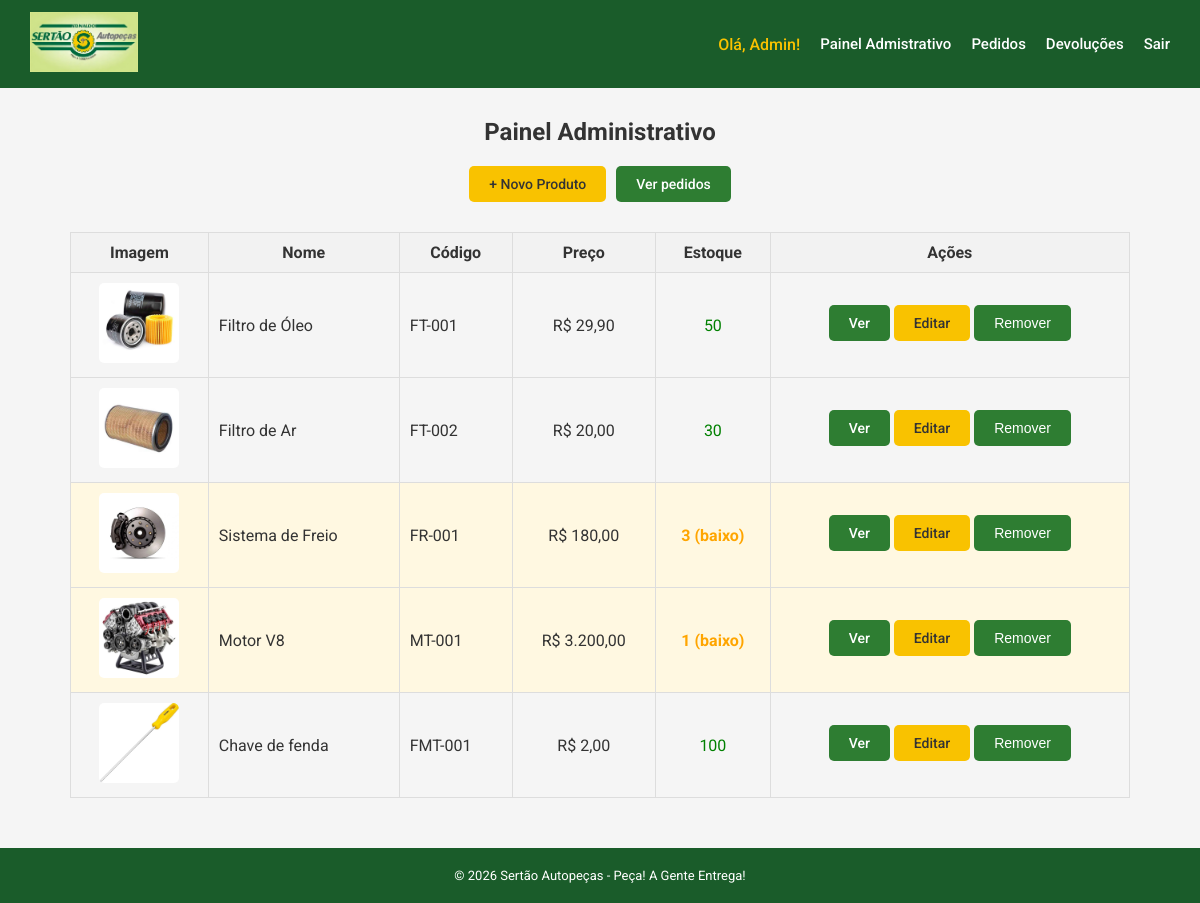
The app's page /admin (signed in) with its own data.
### app/models.py (models this page shows)
class Usuario(UserMixin, db.Model):
    id = db.Column(db.Integer, primary_key=True)
    nome = db.Column(db.String(100), nullable=False)
    email = db.Column(db.String(100), nullable=False, unique=True)
    senha = db.Column(db.String(100), nullable=False)
    perfil = db.Column(db.String(100), nullable=False)
    endereco = db.Column(db.String(200), nullable=True)
    cidade = db.Column(db.String(100), nullable=True)
    estado = db.Column(db.String(2), nullable=True)
    cep = db.Column(db.String(9), nullable=True)

class Produto(db.Model):
    id = db.Column(db.Integer, primary_key=True)
    nome = db.Column(db.String(100), nullable=False)
    codigo = db.Column(db.String(100), nullable=False, unique=True)
    categoria = db.Column(db.String(100), nullable=False)
    preco = db.Column(db.Float, nullable=False)
    quantidade = db.Column(db.Integer, nullable=False)
    imagem = db.Column(db.String(200), nullable=True)

### app/routes/admin.py (the view)
@admin.route('/admin')
@login_required
def painel_admin():
    if current_user.perfil != 'ADMIN':
        return redirect('/loja')
    produtos = Produto.query.all()
    return render_template('admin/inventario.html', produtos=produtos)

### app/models.py (called while the page is built)
@login_manager.user_loader
def load_user(user_id):
    return Usuario.query.get(int(user_id))

### app/templates/admin/inventario.html (shortened to what this page needs)
{% extends 'base.html' %}
{% block conteudo %}
<h2 style="text-align: center;">Painel Administrativo</h2>
<div style="margin-top: 20px; display: flex; justify-content: center; gap: 10px; flex-wrap: wrap;">
    <a href="/admin/produto/novo" class="btn btn-primary">
        + Novo Produto
    </a>
    <a href="/admin/pedidos" class="btn btn-secondary">
        Ver pedidos
    </a>
</div>
<table style="width: 100%; border-collapse: collapse; margin-top: 30px;">
    <thead>
        <tr style="background-color: #f2f2f2;">
            <th style="padding: 10px; border: 1px solid #ddd;">Imagem</th>
            <th style="padding: 10px; border: 1px solid #ddd;">Nome</th>
            <th style="padding: 10px; border: 1px solid #ddd;">Código</th>
            <th style="padding: 10px; border: 1px solid #ddd;">Preço</th>
            <th style="padding: 10px; border: 1px solid #ddd;">Estoque</th>
            <th style="padding: 10px; border: 1px solid #ddd;">Ações</th>
        </tr>
    </thead>
    <tbody>
    {% for produto in produtos %}
        <tr
            {% if produto.quantidade == 0 %}
                style="background-color: #ffe5e5;"
            {% elif produto.quantidade <= 5 %}
                 style="background-color: #fff8e1;"
            {% endif %}
            >
            <td style="padding: 10px; border: 1px solid #ddd; text-align: center;">
                {% if produto.imagem %}
                    <img src="/static/uploads/{{ produto.imagem }}"
                         style="width: 80px; height: 80px; object-fit: cover; border-radius: 5px;">
                {% else %}
                    <span>Sem imagem</span>
                {% endif %}
            </td>
            <td style="padding: 10px; border: 1px solid #ddd;">
                {{ produto.nome }}
            </td>
            <td style="padding: 10px; border: 1px solid #ddd;">
                {{ produto.codigo }}
            </td>
            <td style="padding: 10px; border: 1px solid #ddd; text-align: center;">
                R$ {{ produto.preco | moeda }}
            </td>
            <td style="padding: 10px; border: 1px solid #ddd; text-align: center;">
                {% if produto.quantidade > 0 %}
                    <span style="color: green;">
                        {% if produto.quantidade == 0 %}
                            <span style="color: red; font-weight: bold;">
                                Sem estoque
                            </span>
                        {% elif produto.quantidade <= 5 %}
                            <span style="color: orange; font-weight: bold;">
                                {{ produto.quantidade }} (baixo)
                            </span>
                        {% else %}
                            <span style="color: green;">
                                {{ produto.quantidade }}
                            </span>
                        {% endif %}
                    </span>
                {% else %}
                    <span style="color: red;">
                        Sem estoque
                    </span>
                {% endif %}
            </td>
            <td style="padding: 10px; border: 1px solid #ddd; text-align: center;">
                <a href="/produto/{{ produto.id }}"
                   class="btn btn-secondary"
                   style="margin-bottom: 5px; display: inline-block;">
                    Ver
                </a>
                <a href="/admin/produto/editar/{{ produto.id }}"
                   class="btn btn-primary"
                   style="margin-bottom: 5px; display: inline-block;">
                    Editar
                </a>
                <form action="/admin/produto/remover" method="POST" style="display: inline;">
                    <button type="submit" class="btn btn-secondary"
                            onclick="return confirm('Tem certeza que deseja remover este produto?')">
                        Remover
                    </button>
                </form>
            </td>
        </tr>
    {% endfor %}
    </tbody>
</table>
{% endblock %}

### app/templates/base.html (shortened to what this page needs)
<!DOCTYPE html>
<html lang="pt-BR">
<head>
</head>
<body>
<nav class="navbar">
    <a href="/loja">
        <img src="/static/logo.jpeg" alt="Sertão Autopeças">
    </a>
    <div class="navbar-links">
        {% if current_user.is_authenticated %}
            <span class="navbar-user">Olá, {{ current_user.nome }}!</span>
            {% if current_user.perfil == 'CLIENTE' %}
                <a href="/loja">Loja</a>
                <a href="/carrinho">Carrinho</a>
                <a href="/meus-pedidos">Meus Pedidos</a>
            {% else %}
                <a href="/admin">Painel Admistrativo</a>
                <a href="/admin/pedidos">Pedidos</a>
                <a href="/admin/devolucoes">Devoluções</a>
            {% endif %}
            <a href="/logout">Sair</a>
        {% else %}
            <a href="/loja">Loja</a>
            <a href="/login">Login</a>
            <a href="/cadastro">Cadastre-se</a>
        {% endif %}
    </div>
</nav>
<div class="container">
    {% block conteudo %}{% endblock %}
</div>
<footer class="footer">
    <p>© 2026 Sertão Autopeças - Peça! A Gente Entrega!</p>
</footer>
</body>
</html>

### app/templates/base.html (style rules this page uses)
* { margin: 0; padding: 0; box-sizing: border-box; }
body { font-family: 'Roboto', sans-serif; background-color: #f5f5f5; color: #333333; }
.navbar { background-color: #1a5c2a; padding: 12px 30px; display: flex; align-items: center; justify-content: space-between; }
.navbar img { height: 60px; }
.navbar-links { display: flex; align-items: center; gap: 20px; }
.navbar-links a { color: #ffffff; text-decoration: none; font-weight: 500; font-size: 15px; }
.navbar-user { color: #f9c200; font-weight: 500; }
.container { max-width: 1100px; margin: 30px auto; padding: 0 20px; }
.btn { display: inline-block; padding: 10px 20px; border: none; border-radius: 5px; cursor: pointer; font-size: 14px; font-weight: 500; text-decoration: none; }
.btn-primary { background-color: #f9c200; color: #333333; }
.btn-secondary { background-color: #2e7d32; color: white; }
.footer { background-color: #1a5c2a; color: #ffffff; text-align: center; padding: 20px; margin-top: 50px; font-size: 13px; }

### records on screen
Usuario: nome "Admin"
Produto: imagem (picture), nome "Filtro de Óleo", codigo "FT-001", preco|moeda "29,90", quantidade "50"
Produto: imagem (picture), nome "Filtro de Ar", codigo "FT-002", preco|moeda "20,00", quantidade "30"
Produto: imagem (picture), nome "Sistema de Freio", codigo "FR-001", preco|moeda "180,00", quantidade "3"
Produto: imagem (picture), nome "Motor V8", codigo "MT-001", preco|moeda "3.200,00", quantidade "1"
Produto: imagem (picture), nome "Chave de fenda", codigo "FMT-001", preco|moeda "2,00", quantidade "100"
